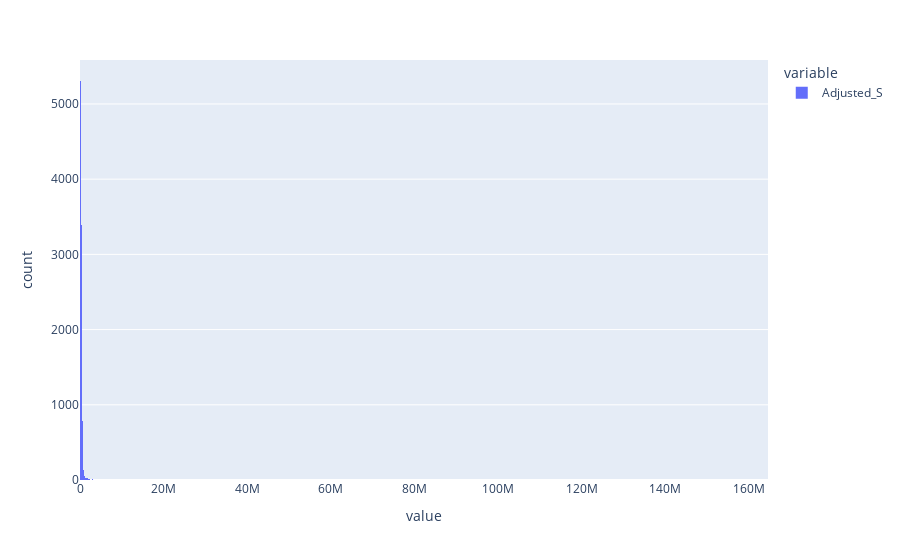

Write notebook code for a chart like this one.
### Code cell
Adjusted_S = minprop["Adjusted_S"]
px.histogram(Adjusted_S)

### Figure 1 — Plotly figure (JSON) as saved in the notebook; plotly's stock layout.template omitted (floating-point values rounded to 4 significant figures; data arrays with more than 128 entries replaced by an {"elided": "..."} marker saying what was removed)
{"data": [{"alignmentgroup": "True", "bingroup": "x", "hovertemplate": "variable=Adjusted_S<br>value=%{x}<br>count=%{y}<extra></extra>", "legendgroup": "Adjusted_S", "marker": {"color": "#636efa", "pattern": {"shape": ""}}, "name": "Adjusted_S", "offsetgroup": "Adjusted_S", "orientation": "v", "showlegend": true, "type": "histogram", "x": {"elided": "10143 int values"}, "xaxis": "x", "yaxis": "y"}], "layout": {"barmode": "relative", "legend": {"title": {"text": "variable"}, "tracegroupgap": 0}, "margin": {"t": 60}, "xaxis": {"anchor": "y", "domain": [0, 1], "title": {"text": "value"}}, "yaxis": {"anchor": "x", "domain": [0, 1], "title": {"text": "count"}}}}
